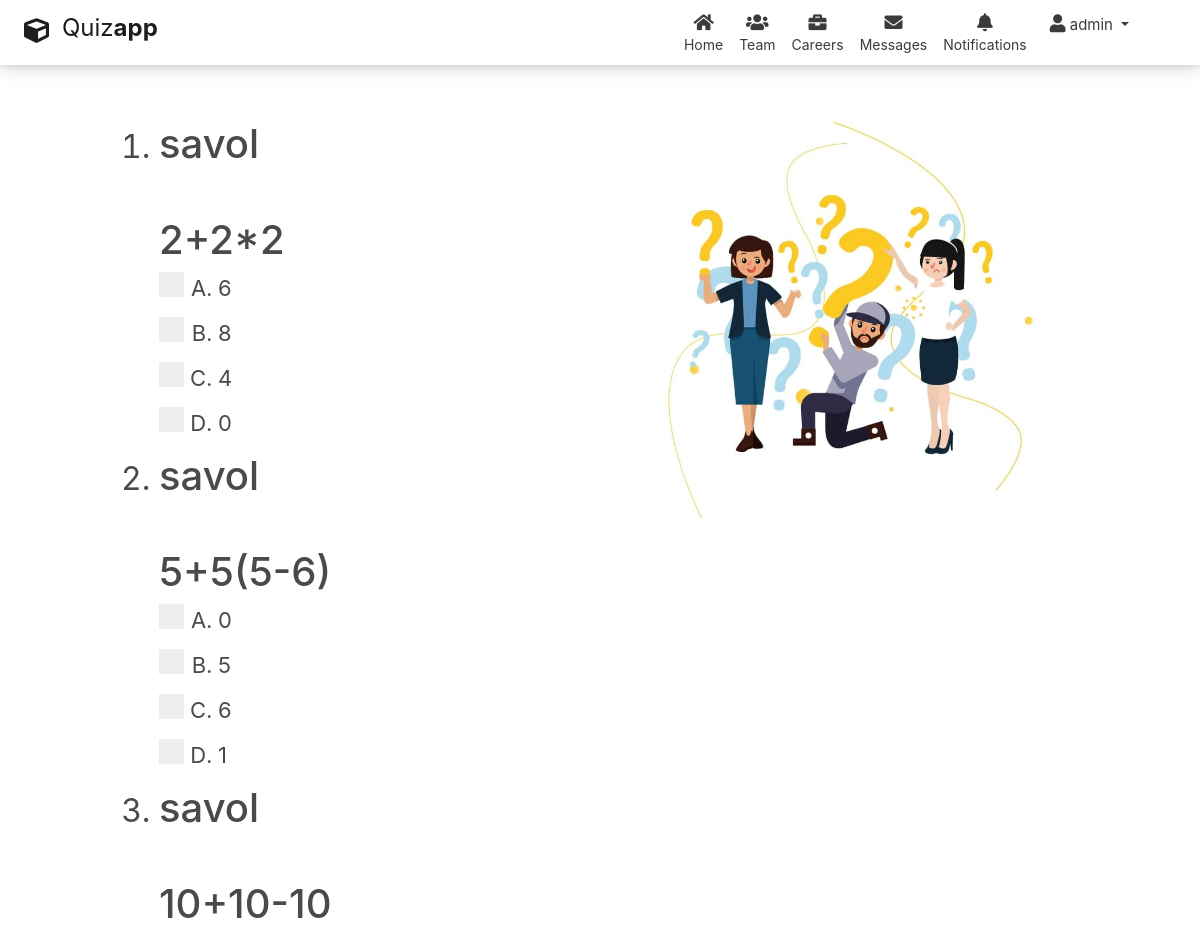
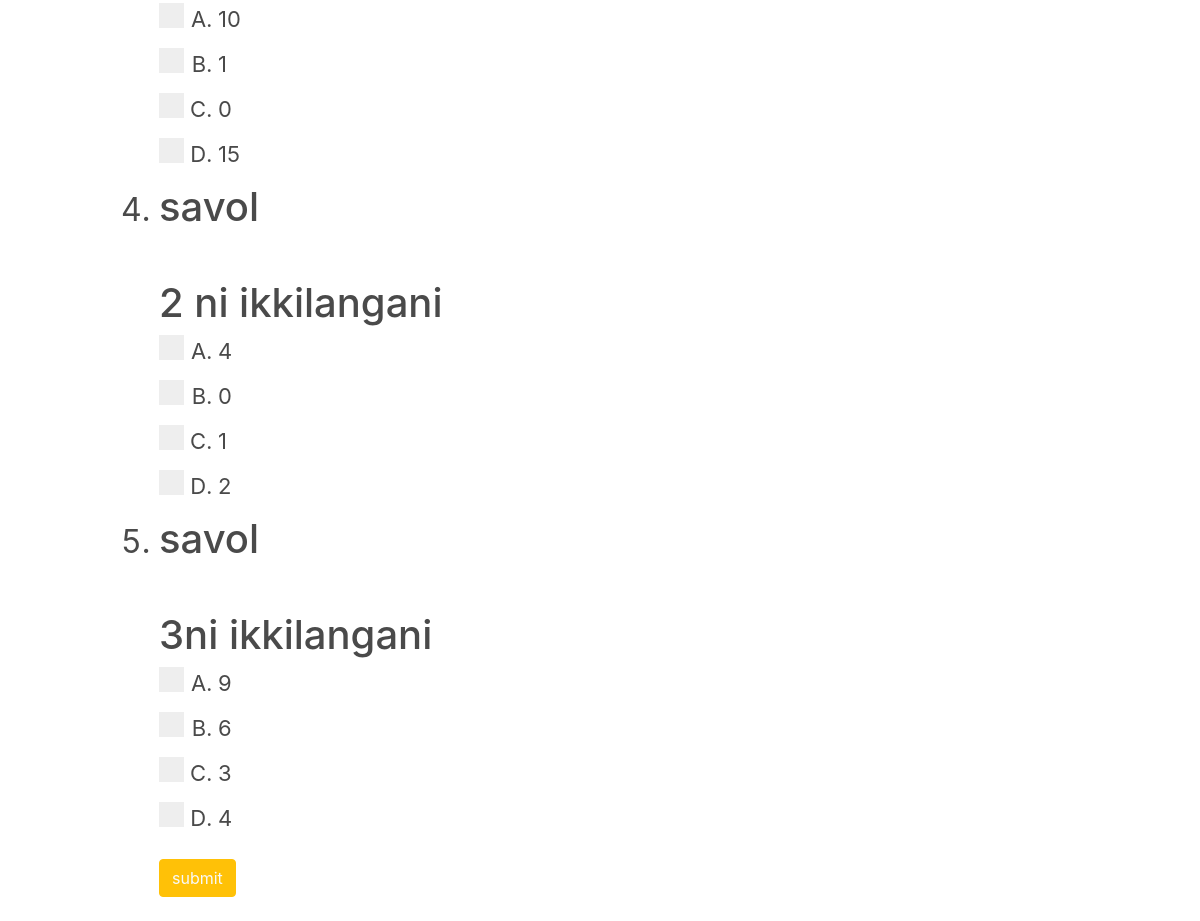
The app's page /quiz/ (signed in) with its own data (2 pictures, top to bottom).
### main/models.py (models this page shows, shortened)
class Updated(models.Model):
    date_updated = models.DateTimeField(
        verbose_name=_("Last Updated"), auto_now=True)
    class Meta:
        abstract = True

class Question(Updated):
    class Meta:
        verbose_name = _("Question")
        verbose_name_plural = _("Questions")
        ordering = ['id']
    quiz = models.ForeignKey(Quizzes, related_name='question', on_delete=models.CASCADE)
    title = models.CharField(max_length=255, verbose_name=_("Title"))
    slug = models.SlugField('*', max_length=15, unique=True)
    date_created = models.DateTimeField(auto_now_add=True, verbose_name=_("Date Created"))
    is_active = models.BooleanField(default=False, verbose_name=_("Active Status"))

class Answer(Updated):
    class Meta:
        verbose_name = _("Answer")
        verbose_name_plural = _("Answers")
        ordering = ['id']
    question = models.ForeignKey(Question, related_name='answer', on_delete=models.CASCADE)
    answer_text = models.CharField(max_length=255, verbose_name=_("Answer Text"))
    is_right = models.BooleanField(default=False)

### main/views.py (the view)
# urls.py: path('quiz/', QuizView.as_view(), name='quiz'),
class QuizView(LoginRequiredMixin, ListView):
    model = Question
    template_name = 'quiz.html'
    context_object_name = "Question"

### templates/quiz.html (shortened to what this page needs)
{% extends "base.html" %}
{% load static %}
{% block content %}
<br><br><br><br>
<div class=" row  offset-sm-1 container">
  <div class="col-md-6 col-xl-6 p-5">
    <ol>
      {% for quiz in Question %}
      <li class="quiz">
        <h2 class="h1 mb-md-5">savol</h2>
        <p class=" h1 text-400">{{ quiz.title}}</p>
          <ol type="A">
            {% for answer in quiz.answer.all %}
            <label class="radio-input">
                <li class="ml-5">
                {{answer.answer_text}}
                <span class="checkmark"></span>
              </li>
              </label>
            {% endfor %}
          </ol>
        </li>
        {% endfor %}
    </ol>
    <div class="d-flex align-items-start mt-5">
      <div>
          <button class="btn btn-warning text-light submit">
           submit
          </button>
      </div>
    </div>
  </div>
  <div class="col-md-6">
    <img src="/static/image/header.jpg" alt="">
  </div>
</div>
{% endblock content %}

### templates/base.html (shortened to what this page needs)
<!DOCTYPE html>
<html lang="en">
<head>
    <link rel="stylesheet" href="https://stackpath.bootstrapcdn.com/bootstrap/4.5.0/css/bootstrap.min.css">
    <link rel="stylesheet" href="/static/css/style.css">
    <link rel="stylesheet" href="https://pro.fontawesome.com/releases/v5.10.0/css/all.css"/>
    <link rel="stylesheet" href="https://cdn.jsdelivr.net/npm/bulma@0.9.3/css/bulma.min.css">
</head>
<body>
    <nav class="navbar navbar-expand-xl text-yellow">
        <a href="/" class="navbar-brand"><i class="fa fa-cube p-2"></i>Quiz<b>app</b></a>
        <div id="navbarCollapse" class="collapse navbar-collapse justify-content-start">
            <div class="navbar-nav ml-auto text-yellow">
                <a href="/" class="nav-item nav-link active"><i class="fa fa-home"></i><span>Home</span></a>
                <a href="/" class="nav-item nav-link"><i class="fas fa-users"></i><span>Team</span></a>
                <a href="/" class="nav-item nav-link"><i class="fas fa-briefcase"></i><span>Careers</span></a>
                <a href="/" class="nav-item nav-link"><i class="fas fa-envelope"></i><span>Messages</span></a>
                <a href="/" class="nav-item nav-link"><i class="fas fa-bell"></i><span>Notifications</span></a>
                {% if request.user.is_authenticated %}
                    <div class="nav-item dropdown">
                        <a href="#" data-toggle="dropdown" class="nav-item nav-link dropdown-toggle user-action">
                            <i class="fas fa-user fa-xl"></i>
                            {{ request.user }} <b class="caret"></b></a>
                    </div>
                    {% else %}
                    <a href="/login" class="nav-item nav-link"><button class="">login</button></a>
                    {% endif %}
                    <a class="nav-item nav-link mr-5"></a>
                </div>
            </div>
        </nav>
        {% block content %}
        {% endblock content %}
</body>
</html>

### staticfiles/css/style.css (style rules this page uses)
body { height: 100%; margin: 0; overflow-x: hidden; }
.navbar { width: 100vw; padding: 5px 16px; position: fixed !important; border-radius: 0; border: none; box-shadow: 0 0 10px #3B3B3B33, 0 0 20px #3B3B3B22, 0 0 30px #3B3B3B11; }
.navbar .navbar-brand { color: #1d1d1d; padding-left: 0; padding-right: 50px; font-size: 24px; }
.navbar .navbar-brand i { font-size: 25px; margin-right: 5px; }
.navbar .nav-item i, .navbar .nav-item a { color: #3B3B3B; font-size: 18px; }
.navbar .nav-item span { position: relative; top: 3px; }
.navbar .navbar-nav > a { color: #3B3B3B; padding: 8px 15px; font-size: 14px; }
.navbar .navbar-nav>a>i { display: block; text-align: center; }
.navbar .navbar-nav .user-action { padding: 9px 15px; font-size: 15px; }
.radio-input { display: block; position: relative; padding-left: 35px; margin-bottom: 12px; cursor: pointer; font-size: 22px; -webkit-user-select: none; -moz-user-select: none; -ms-user-select: none; user-select: none; }
.checkmark { position: absolute; top: 0; left: 0; height: 25px; width: 25px; background-color: #eee; }
.checkmark:after { content: ""; position: absolute; display: none; }
.radio-input .checkmark:after { left: 9px; top: 5px; width: 5px; height: 10px; border: solid white; border-width: 0 3px 3px 0; -webkit-transform: rotate(45deg); -ms-transform: rotate(45deg); transform: rotate(45deg); }
li.quiz::marker { font-size: xx-large !important; }

### records on screen
Question: title "2+2*2"
Answer: answer_text "6"
Answer: answer_text "8"
Answer: answer_text "4"
Answer: answer_text "0"
Question: title "5+5(5-6)"
Answer: answer_text "0"
Answer: answer_text "5"
Answer: answer_text "6"
Answer: answer_text "1"
Question: title "10+10-10"
Answer: answer_text "10"
Answer: answer_text "1"
Answer: answer_text "0"
Answer: answer_text "15"
Question: title "2 ni ikkilangani"
Answer: answer_text "4"
Answer: answer_text "0"
Answer: answer_text "1"
Answer: answer_text "2"
Question: title "3ni ikkilangani"
Answer: answer_text "9"
Answer: answer_text "6"
Answer: answer_text "3"
Answer: answer_text "4"

### other values on screen
{{ request.user }} "admin"
